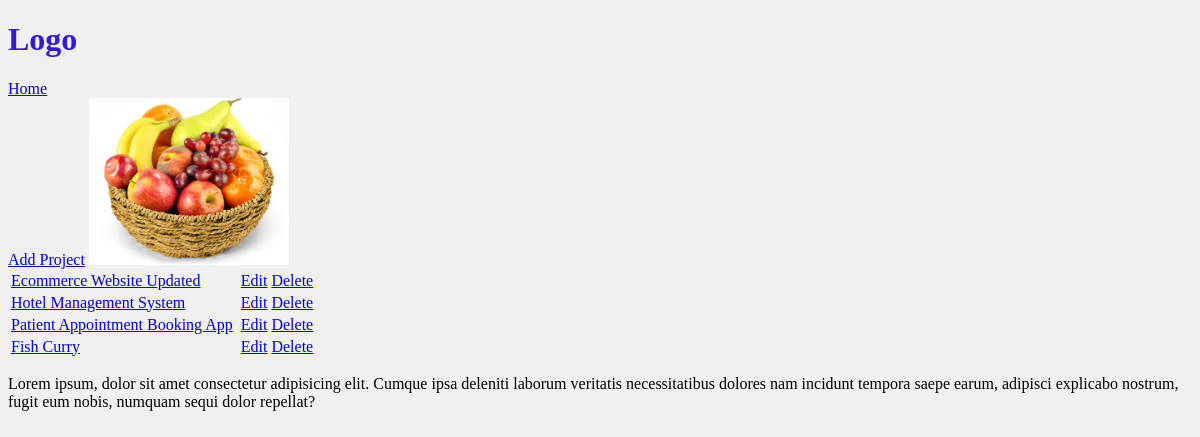
Before: / with the older database file.
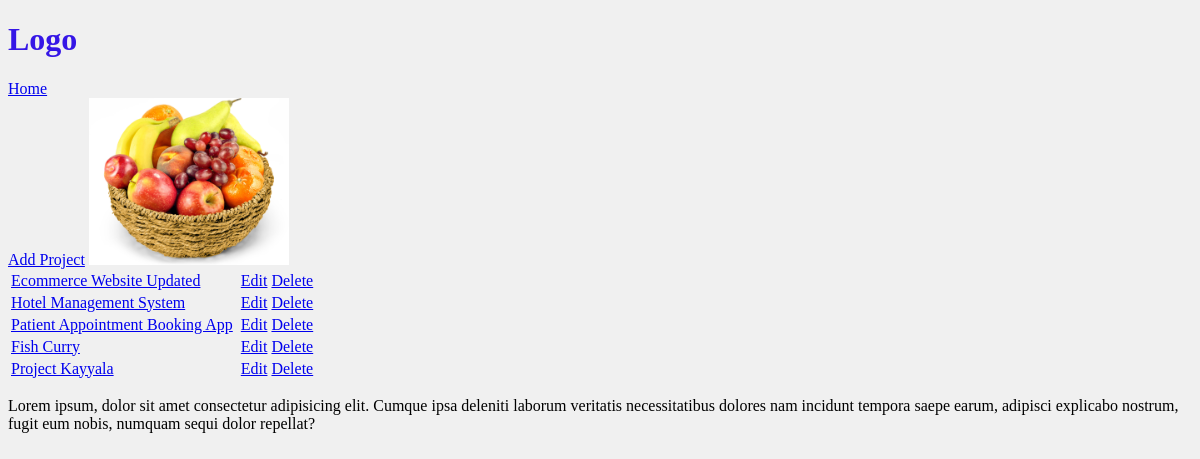
After: the same page with the newer database file.
### projects/models.py (models this page shows, shortened)
class Project(models.Model):
    title = models.CharField(max_length=200)
    description = models.TextField(null=True, blank = True)
    tags = models.ManyToManyField('Tag', blank=True)
    featured_image = models.ImageField(null=True, blank=True, default='default.jpg')
    demo_link = models.CharField(max_length=1000, null=True, blank=True)
    source_link = models.CharField(max_length=1000, null=True, blank=True)
    vote_total = models.IntegerField(default=0)
    vote_ratio = models.IntegerField(default=0)
    id = models.UUIDField(primary_key=True, default=uuid.uuid4, editable=False, unique=True)

### projects/views.py (the view)
# urls.py: path('', include('projects.urls')),
def projects(request):
    projects = Project.objects.all()
    context = {'projects': projects}
    return render(request, 'projects/projects.html', context)

### projects/templates/projects/projects.html
{% extends "base.html" %}
{% load static %}
{% block content %}
<img src="{% static 'images/fruitbasket.jpg'%}" alt="" style="width: 200px;">
<table>
{% for project in projects %}
<tr>
    <td><a href= "{% url 'project' project.id %}">{{ project.title }}</a> </td>
    <td><{{ project.description }}</td>
    <td><a href="{% url 'update-project' project.id %}">Edit</a></td>
    <td><a href="{% url 'delete-project' project.id %}">Delete</a></td>
</tr>
{% endfor %}
</table>
<p>Lorem ipsum, dolor sit amet consectetur adipisicing elit. Cumque ipsa deleniti laborum veritatis necessitatibus dolores
    nam incidunt tempora saepe earum, adipisci explicabo nostrum, fugit eum nobis, numquam sequi dolor repellat?</p>
{% endblock %}

### templates/base.html (shortened to what this page needs)
<!DOCTYPE html>
{% load static %}
<html lang="en">
<head>
    <link rel="stylesheet" href="{% static 'styles/main.css' %}">
</head>
<body>
    <h1>Logo</h1>
    {% include 'navbar.html' %}
    {% block content %}
    {% endblock %}
</body>
</html>

### templates/navbar.html
<a href="/">Home</a>
<br>
<a href="{% url 'create-project' %}">Add Project</a>

### staticfiles/styles/main.css (style rules this page uses)
body { background-color: rgb(240, 240, 240); }
h1 { color: rgb(53, 22, 230); }

Changed rows visible on the page:
added Project: title "Project Kayyala"
